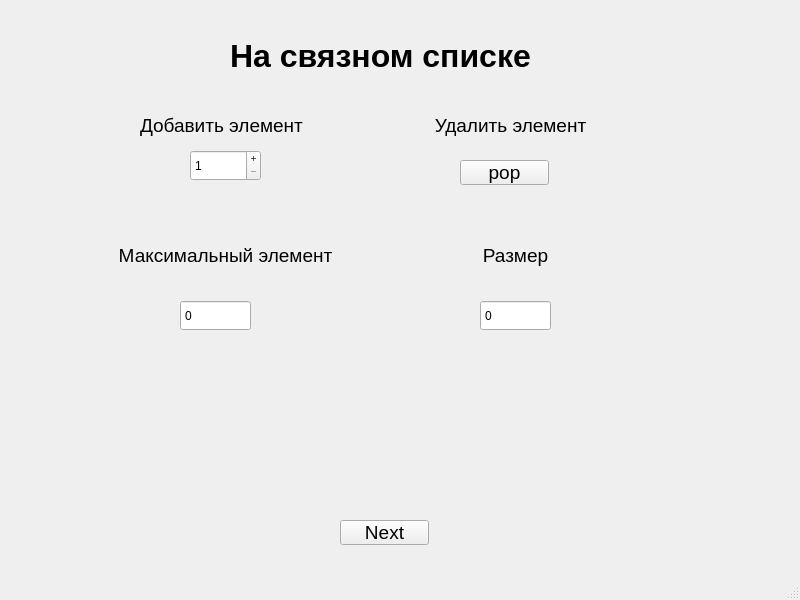
<?xml version="1.0" encoding="UTF-8"?>
<ui version="4.0">
 <class>MainWindow</class>
 <widget class="QMainWindow" name="MainWindow">
  <property name="geometry">
   <rect>
    <x>0</x>
    <y>0</y>
    <width>800</width>
    <height>600</height>
   </rect>
  </property>
  <property name="windowTitle">
   <string>MainWindow</string>
  </property>
  <widget class="QWidget" name="centralwidget">
   <widget class="QStackedWidget" name="stackedWidget">
    <property name="geometry">
     <rect>
      <x>20</x>
      <y>10</y>
      <width>751</width>
      <height>501</height>
     </rect>
    </property>
    <property name="currentIndex">
     <number>1</number>
    </property>
    <widget class="QWidget" name="page">
     <widget class="QSpinBox" name="spinSize">
      <property name="geometry">
       <rect>
        <x>450</x>
        <y>290</y>
        <width>71</width>
        <height>31</height>
       </rect>
      </property>
      <property name="readOnly">
       <bool>true</bool>
      </property>
      <property name="buttonSymbols">
       <enum>QAbstractSpinBox::NoButtons</enum>
      </property>
      <property name="minimum">
       <number>0</number>
      </property>
      <property name="maximum">
       <number>2147483647</number>
      </property>
      <property name="stepType">
       <enum>QAbstractSpinBox::DefaultStepType</enum>
      </property>
      <property name="value">
       <number>0</number>
      </property>
     </widget>
     <widget class="QLabel" name="label_4">
      <property name="geometry">
       <rect>
        <x>370</x>
        <y>230</y>
        <width>231</width>
        <height>31</height>
       </rect>
      </property>
      <property name="font">
       <font>
        <pointsize>14</pointsize>
       </font>
      </property>
      <property name="text">
       <string>Размер</string>
      </property>
      <property name="alignment">
       <set>Qt::AlignCenter</set>
      </property>
     </widget>
     <widget class="QSpinBox" name="spinOutput">
      <property name="geometry">
       <rect>
        <x>150</x>
        <y>290</y>
        <width>71</width>
        <height>31</height>
       </rect>
      </property>
      <property name="readOnly">
       <bool>true</bool>
      </property>
      <property name="buttonSymbols">
       <enum>QAbstractSpinBox::NoButtons</enum>
      </property>
      <property name="minimum">
       <number>0</number>
      </property>
      <property name="maximum">
       <number>2147483647</number>
      </property>
      <property name="stepType">
       <enum>QAbstractSpinBox::DefaultStepType</enum>
      </property>
      <property name="value">
       <number>0</number>
      </property>
     </widget>
     <widget class="QLabel" name="label_3">
      <property name="geometry">
       <rect>
        <x>80</x>
        <y>230</y>
        <width>231</width>
        <height>31</height>
       </rect>
      </property>
      <property name="font">
       <font>
        <pointsize>14</pointsize>
       </font>
      </property>
      <property name="text">
       <string>Максимальный элемент</string>
      </property>
      <property name="alignment">
       <set>Qt::AlignCenter</set>
      </property>
     </widget>
     <widget class="QSpinBox" name="spinPush">
      <property name="geometry">
       <rect>
        <x>160</x>
        <y>140</y>
        <width>71</width>
        <height>31</height>
       </rect>
      </property>
      <property name="buttonSymbols">
       <enum>QAbstractSpinBox::PlusMinus</enum>
      </property>
      <property name="minimum">
       <number>1</number>
      </property>
      <property name="maximum">
       <number>2147483647</number>
      </property>
     </widget>
     <widget class="QLabel" name="label">
      <property name="geometry">
       <rect>
        <x>110</x>
        <y>100</y>
        <width>201</width>
        <height>31</height>
       </rect>
      </property>
      <property name="font">
       <font>
        <pointsize>14</pointsize>
       </font>
      </property>
      <property name="text">
       <string>Добавить элемент</string>
      </property>
     </widget>
     <widget class="QPushButton" name="popButton">
      <property name="geometry">
       <rect>
        <x>430</x>
        <y>150</y>
        <width>89</width>
        <height>25</height>
       </rect>
      </property>
      <property name="font">
       <font>
        <pointsize>14</pointsize>
        <bold>false</bold>
       </font>
      </property>
      <property name="text">
       <string>pop</string>
      </property>
     </widget>
     <widget class="QLabel" name="label_2">
      <property name="geometry">
       <rect>
        <x>380</x>
        <y>100</y>
        <width>201</width>
        <height>31</height>
       </rect>
      </property>
      <property name="font">
       <font>
        <pointsize>14</pointsize>
       </font>
      </property>
      <property name="text">
       <string>Удалить элемент</string>
      </property>
      <property name="alignment">
       <set>Qt::AlignCenter</set>
      </property>
     </widget>
     <widget class="QLabel" name="label_10">
      <property name="geometry">
       <rect>
        <x>250</x>
        <y>20</y>
        <width>201</width>
        <height>41</height>
       </rect>
      </property>
      <property name="font">
       <font>
        <pointsize>24</pointsize>
        <bold>true</bold>
       </font>
      </property>
      <property name="text">
       <string>На массиве</string>
      </property>
     </widget>
    </widget>
    <widget class="QWidget" name="page_2">
     <widget class="QLabel" name="label_5">
      <property name="geometry">
       <rect>
        <x>380</x>
        <y>230</y>
        <width>231</width>
        <height>31</height>
       </rect>
      </property>
      <property name="font">
       <font>
        <pointsize>14</pointsize>
       </font>
      </property>
      <property name="text">
       <string>Размер</string>
      </property>
      <property name="alignment">
       <set>Qt::AlignCenter</set>
      </property>
     </widget>
     <widget class="QSpinBox" name="spinSize_2">
      <property name="geometry">
       <rect>
        <x>460</x>
        <y>290</y>
        <width>71</width>
        <height>31</height>
       </rect>
      </property>
      <property name="readOnly">
       <bool>true</bool>
      </property>
      <property name="buttonSymbols">
       <enum>QAbstractSpinBox::NoButtons</enum>
      </property>
      <property name="minimum">
       <number>0</number>
      </property>
      <property name="maximum">
       <number>2147483647</number>
      </property>
      <property name="stepType">
       <enum>QAbstractSpinBox::DefaultStepType</enum>
      </property>
      <property name="value">
       <number>0</number>
      </property>
     </widget>
     <widget class="QSpinBox" name="spinPush_2">
      <property name="geometry">
       <rect>
        <x>170</x>
        <y>140</y>
        <width>71</width>
        <height>31</height>
       </rect>
      </property>
      <property name="buttonSymbols">
       <enum>QAbstractSpinBox::PlusMinus</enum>
      </property>
      <property name="minimum">
       <number>1</number>
      </property>
      <property name="maximum">
       <number>2147483647</number>
      </property>
     </widget>
     <widget class="QLabel" name="label_6">
      <property name="geometry">
       <rect>
        <x>90</x>
        <y>230</y>
        <width>231</width>
        <height>31</height>
       </rect>
      </property>
      <property name="font">
       <font>
        <pointsize>14</pointsize>
       </font>
      </property>
      <property name="text">
       <string>Максимальный элемент</string>
      </property>
      <property name="alignment">
       <set>Qt::AlignCenter</set>
      </property>
     </widget>
     <widget class="QLabel" name="label_7">
      <property name="geometry">
       <rect>
        <x>390</x>
        <y>100</y>
        <width>201</width>
        <height>31</height>
       </rect>
      </property>
      <property name="font">
       <font>
        <pointsize>14</pointsize>
       </font>
      </property>
      <property name="text">
       <string>Удалить элемент</string>
      </property>
      <property name="alignment">
       <set>Qt::AlignCenter</set>
      </property>
     </widget>
     <widget class="QLabel" name="label_8">
      <property name="geometry">
       <rect>
        <x>120</x>
        <y>100</y>
        <width>201</width>
        <height>31</height>
       </rect>
      </property>
      <property name="font">
       <font>
        <pointsize>14</pointsize>
       </font>
      </property>
      <property name="text">
       <string>Добавить элемент</string>
      </property>
     </widget>
     <widget class="QPushButton" name="popButton_2">
      <property name="geometry">
       <rect>
        <x>440</x>
        <y>150</y>
        <width>89</width>
        <height>25</height>
       </rect>
      </property>
      <property name="font">
       <font>
        <pointsize>14</pointsize>
        <bold>false</bold>
       </font>
      </property>
      <property name="text">
       <string>pop</string>
      </property>
     </widget>
     <widget class="QSpinBox" name="spinOutput_2">
      <property name="geometry">
       <rect>
        <x>160</x>
        <y>290</y>
        <width>71</width>
        <height>31</height>
       </rect>
      </property>
      <property name="readOnly">
       <bool>true</bool>
      </property>
      <property name="buttonSymbols">
       <enum>QAbstractSpinBox::NoButtons</enum>
      </property>
      <property name="minimum">
       <number>0</number>
      </property>
      <property name="maximum">
       <number>2147483647</number>
      </property>
      <property name="stepType">
       <enum>QAbstractSpinBox::DefaultStepType</enum>
      </property>
      <property name="value">
       <number>0</number>
      </property>
     </widget>
     <widget class="QLabel" name="label_9">
      <property name="geometry">
       <rect>
        <x>210</x>
        <y>20</y>
        <width>321</width>
        <height>51</height>
       </rect>
      </property>
      <property name="font">
       <font>
        <pointsize>24</pointsize>
        <bold>true</bold>
       </font>
      </property>
      <property name="text">
       <string>На связном списке</string>
      </property>
     </widget>
    </widget>
   </widget>
   <widget class="QPushButton" name="pushButton">
    <property name="geometry">
     <rect>
      <x>340</x>
      <y>520</y>
      <width>89</width>
      <height>25</height>
     </rect>
    </property>
    <property name="font">
     <font>
      <pointsize>14</pointsize>
     </font>
    </property>
    <property name="text">
     <string>Next</string>
    </property>
   </widget>
  </widget>
  <widget class="QMenuBar" name="menubar">
   <property name="geometry">
    <rect>
     <x>0</x>
     <y>0</y>
     <width>800</width>
     <height>22</height>
    </rect>
   </property>
  </widget>
  <widget class="QStatusBar" name="statusbar"/>
 </widget>
 <resources/>
 <connections/>
</ui>
